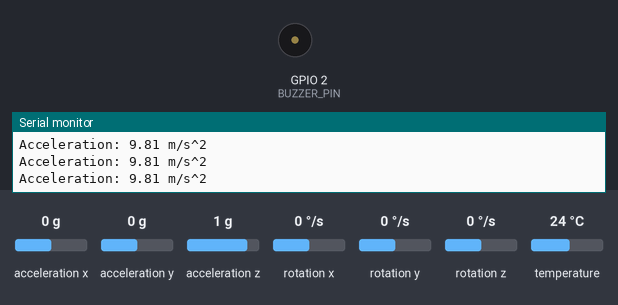
Simulated run of this sketch. Board: ESP32. On the bench: buzzer (waves = sounding), the last lines printed to the serial monitor. The inputs (shaded band) are chosen by the test bench; at power-on: acceleration x 0 g, acceleration y 0 g, acceleration z 1 g, rotation x 0 °/s, rotation y 0 °/s, rotation z 0 °/s, temperature 24 °C.

Above: at 1.2 s.
1.3 s: acceleration x set to -1 g
2.8 s: acceleration x set to -1.3 g
At 3.2 s:
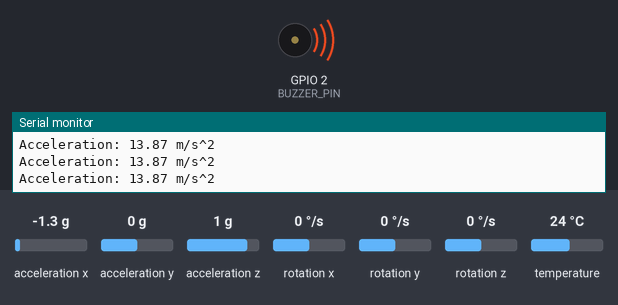
5.8 s: acceleration x set to -0.8 g
At 5.8 s:
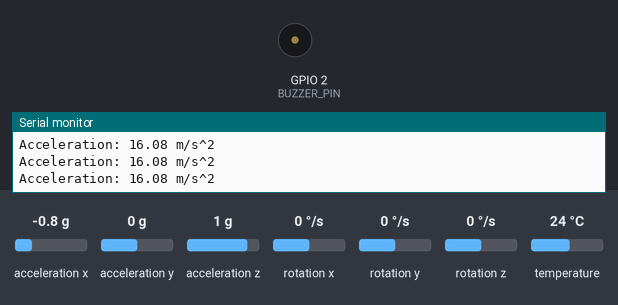
7.3 s: acceleration x set to -1.4 g
At 7.7 s:
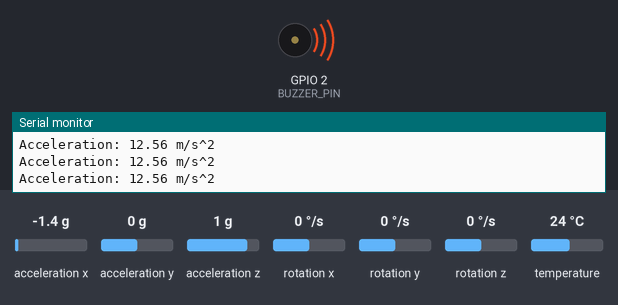
Timing chart, 0 to 11.3 s (numbered marks = the images above; inputs shaded):
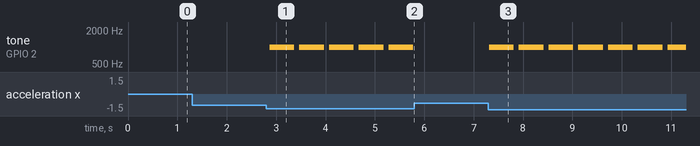

The sketch:

buzGyro.ino
```cpp
#include <Adafruit_MPU6050.h>
#include <Adafruit_Sensor.h>
#include <Wire.h>

#define BUZZER_PIN 2

Adafruit_MPU6050 mpu;

void setup() {
  Serial.begin(115200);
  pinMode(BUZZER_PIN, OUTPUT);

  // Try to initialize MPU6050
  if (!mpu.begin()) {
    Serial.println("Failed to find MPU6050 chip");
    while (1) {
      delay(10);
    }
  }
  Serial.println("MPU6050 Found!");

  // Set accelerometer range
  mpu.setAccelerometerRange(MPU6050_RANGE_8_G);
}

void loop() {
  sensors_event_t a, g, temp;
  mpu.getEvent(&a, &g, &temp);

  // Calculate acceleration magnitude
  float acceleration = sqrt(a.acceleration.x * a.acceleration.x +
                            a.acceleration.y * a.acceleration.y +
                            a.acceleration.z * a.acceleration.z);

  // Check for sudden acceleration
  if (acceleration > 15.0) { // Adjust threshold as needed
    activateBuzzer();
  }

  // Print data
  Serial.print("Acceleration: ");
  Serial.print(acceleration);
  Serial.println(" m/s^2");

  delay(100);
}

void activateBuzzer() {
  tone(BUZZER_PIN, 1000, 500); // Play a tone for 500ms
  delay(500); // Add a brief pause
}
```

Measured:
- the behaviour switches between -1.1 and -1.2 g on acceleration x (found by bisection; images 0 and 1)
- after the input at 2.8 s, tone on GPIO 2 (BUZZER_PIN): alternates 1000 Hz for 0.50 s and silent for 0.10 s, starting after 0.07 s
- after the input at 5.8 s, tone on GPIO 2 (BUZZER_PIN): stops changing and stays silent
- after the input at 7.3 s, tone on GPIO 2 (BUZZER_PIN): alternates 1000 Hz for 0.50 s and silent for 0.10 s, starting at once
